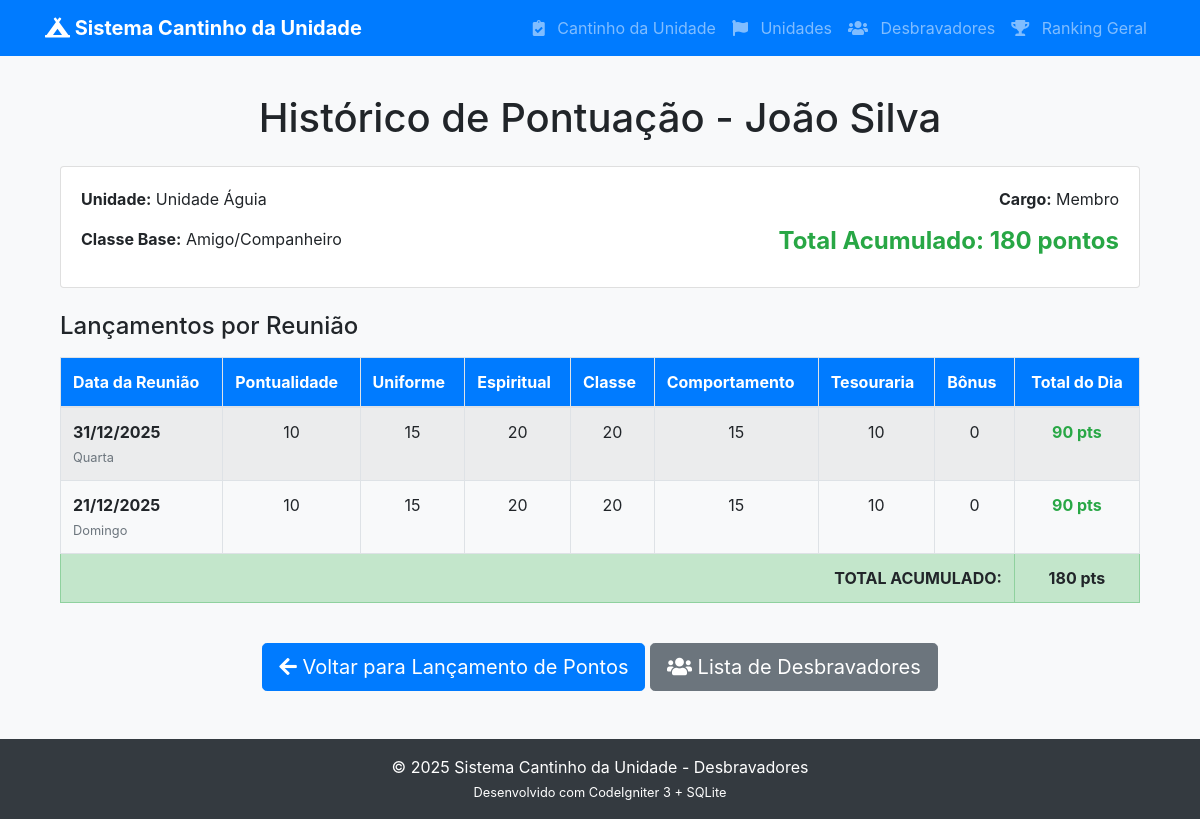
/index.php/pontuacao/historico/1, run on the app's committed database.
### tables this page shows
CREATE TABLE "desbravadores" (
	"id_desbravador" INTEGER PRIMARY KEY AUTOINCREMENT,
	"nome_completo" VARCHAR NOT NULL,
	"id_unidade" INT NOT NULL,
	"cargo" VARCHAR NOT NULL DEFAULT 'Membro'
);

CREATE TABLE "unidades" (
	"id_unidade" INTEGER PRIMARY KEY AUTOINCREMENT,
	"nome_unidade" VARCHAR NOT NULL,
	"classe_base" VARCHAR NOT NULL DEFAULT 'Amigo/Companheiro'
);

CREATE TABLE "pontuacao_diaria" (
	"id_ponto" INTEGER PRIMARY KEY AUTOINCREMENT,
	"id_desbravador" INTEGER NOT NULL,
	"data_reuniao" DATE NOT NULL,
	"pontualidade" INTEGER NOT NULL DEFAULT 0,
	"uniforme" INTEGER NOT NULL DEFAULT 0,
	"espiritual" INTEGER NOT NULL DEFAULT 0,
	"classe" INTEGER NOT NULL DEFAULT 0,
	"comportamento" INTEGER NOT NULL DEFAULT 0,
	"tesouraria" INTEGER NOT NULL DEFAULT 0,
	"bonus" INTEGER NOT NULL DEFAULT 0,
	"total_dia" INTEGER NOT NULL DEFAULT 0,
	CONSTRAINT fk_desbravador FOREIGN KEY (id_desbravador) REFERENCES desbravadores(id_desbravador) ON DELETE CASCADE ON UPDATE CASCADE
);

### application/controllers/Pontuacao.php (called while the page is built, shortened)
<?php
class Pontuacao extends CI_Controller {
    public function __construct()
    {
        $this->load->model('Unidade_model');
        $this->load->model('Desbravador_model');
        $this->load->model('Pontuacao_model');
        $this->load->helper('date');
        $this->load->helper('url');
        $this->load->helper('form');
    }
    public function historico($id_desbravador = null)
    {
        $desbravador = $this->Desbravador_model->get_by_id($id_desbravador);
        $this->db->where('id_desbravador', $id_desbravador);
        $this->db->order_by('data_reuniao', 'DESC');
        $pontuacoes = $this->db->get('pontuacao_diaria')->result();
        $total_acumulado = 0;
        foreach ($pontuacoes as $p) {
            $total_acumulado += $p->total_dia;
        }
        $data['desbravador']      = $desbravador;
        $data['pontuacoes']       = $pontuacoes;
        $data['total_acumulado']  = $total_acumulado;
        $data['title']            = 'Histórico - ' . $desbravador->nome_completo;
        $this->load->view('pontuacao/historico', $data);
    }
}

### index.php (called while the page is built, shortened)
<?php
require_once BASEPATH.'core/CodeIgniter.php';

### application/models/Desbravador_model.php (called while the page is built, shortened)
<?php
class Desbravador_model extends CI_Model {
    public function get_by_id($id)
    {
        $this->db->select('d.*, u.nome_unidade,u.classe_base');
        $this->db->from('desbravadores d');
        $this->db->join('unidades u', 'u.id_unidade = d.id_unidade', 'left');
        $this->db->where('d.id_desbravador', $id);
        return $this->db->get()->row();
    }
}

### application/views/pontuacao/historico.php (the view, shortened to what this page needs)
<div class="container">
    <h1 class="mb-4 text-center">
        Histórico de Pontuação - <?= $desbravador->nome_completo ?>
    </h1>
    <div class="card mb-4">
        <div class="card-body">
            <div class="row">
                <div class="col-md-6">
                    <p><strong>Unidade:</strong> <?= $desbravador->nome_unidade ?: '<em>Sem unidade</em>' ?></p>
                    <p><strong>Classe Base:</strong> <?= $desbravador->classe_base ?: '-' ?></p>
                </div>
                <div class="col-md-6 text-md-right">
                    <p><strong>Cargo:</strong> <?= $desbravador->cargo ?></p>
                    <h4 class="text-success">
                        <strong>Total Acumulado: <?= $total_acumulado ?> pontos</strong>
                    </h4>
                </div>
            </div>
        </div>
    </div>
    <?php if (empty($pontuacoes)): ?>
        <div class="alert alert-info text-center">
            <i class="fas fa-info-circle"></i> Ainda não há pontuação lançada para este desbravador.
        </div>
    <?php else: ?>
        <h4 class="mb-3">Lançamentos por Reunião</h4>
        <div class="table-responsive">
            <table class="table table-bordered table-hover table-striped">
                <thead class="bg-primary text-white">
                    <tr>
                        <th>Data da Reunião</th>
                        <th>Pontualidade</th>
                        <th>Uniforme</th>
                        <th>Espiritual</th>
                        <th>Classe</th>
                        <th>Comportamento</th>
                        <th>Tesouraria</th>
                        <th>Bônus</th>
                        <th class="text-center">Total do Dia</th>
                    </tr>
                </thead>
                <tbody>
                    <?php foreach ($pontuacoes as $p): ?>
                        <?php
                            $data_br = date('d/m/Y', strtotime($p->data_reuniao));
                            $dia_semana = ['Domingo', 'Segunda', 'Terça', 'Quarta', 'Quinta', 'Sexta', 'Sábado'];
                            $dia = $dia_semana[date('w', strtotime($p->data_reuniao))];
                        ?>
                        <tr>
                            <td>
                                <strong><?= $data_br ?></strong><br>
                                <small class="text-muted"><?= $dia ?></small>
                            </td>
                            <td class="text-center"><?= $p->pontualidade ?></td>
                            <td class="text-center"><?= $p->uniforme ?></td>
                            <td class="text-center"><?= $p->espiritual ?></td>
                            <td class="text-center"><?= $p->classe ?></td>
                            <td class="text-center"><?= $p->comportamento ?></td>
                            <td class="text-center"><?= $p->tesouraria ?></td>
                            <td class="text-center"><?= $p->bonus ?></td>
                            <td class="text-center font-weight-bold text-success">
                                <?= $p->total_dia ?> pts
                            </td>
                        </tr>
                    <?php endforeach; ?>
                </tbody>
                <tfoot>
                    <tr class="table-success font-weight-bold">
                        <td colspan="8" class="text-right">TOTAL ACUMULADO:</td>
                        <td class="text-center"><?= $total_acumulado ?> pts</td>
                    </tr>
                </tfoot>
            </table>
        </div>
    <?php endif; ?>
    <div class="text-center mt-4">
        <a href="<?= site_url('pontuacao/lancar?id_unidade=' . $desbravador->id_unidade) ?>"
           class="btn btn-primary btn-lg">
            <i class="fas fa-arrow-left"></i> Voltar para Lançamento de Pontos
        </a>
        <a href="<?= site_url('desbravadores') ?>" class="btn btn-secondary btn-lg">
            <i class="fas fa-users"></i> Lista de Desbravadores
        </a>
    </div>
</div>

### application/views/templates/header.php (style rules this page uses)
body { padding-top: 70px; background-color: #f8f9fa; }

### data on the page
desbravadores: nome_completo "João Silva", id_unidade.nome_unidade "Unidade Águia", id_unidade.classe_base "Amigo/Companheiro", cargo "Membro"
pontuacao_diaria: data_reuniao "31/12/2025", data_reuniao "Quarta", pontualidade "10", uniforme "15", espiritual "20", classe "20", comportamento "15", tesouraria "10", bonus "0", total_dia "90"
pontuacao_diaria: data_reuniao "21/12/2025", data_reuniao "Domingo", pontualidade "10", uniforme "15", espiritual "20", classe "20", comportamento "15", tesouraria "10", bonus "0", total_dia "90"

### other printed values
$total_acumulado "180"
